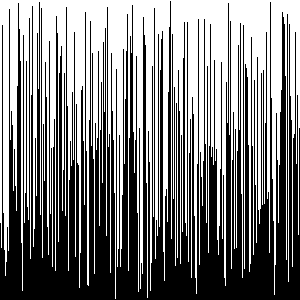
Frame 1 (no input)
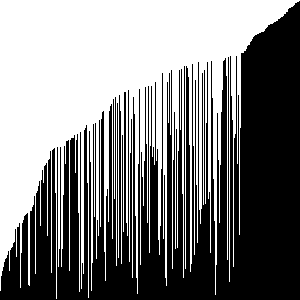
Frame 60 (the mouse pressed at the canvas centre just before this capture)
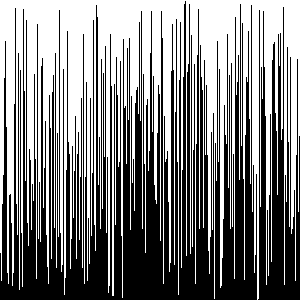
Frame 120 (the mouse held since frame 60 and released just before this capture)

The Processing sketch that drew these frames (run headless with seeded random() and noise(); from frame 60 on, the mouse is pressed at the canvas centre):

// Processing sketch: ProcessingArray
// ── ProcessingArray.pde
import java.util.Random;
//1. create an array of ints. don't initialize it yet.

int[] number;

void setup() {
  //2. set the size of your window
  
  size(300,300);
  
  //  if you are using Processing 3, you cannot use variables
  //  because the developers don't know how programming is supposed to work.

  //3. initialize your array with the built in width variable
  
  
  number = new int[width];
  
  //4. initialize the ints in the array with random numbers
  //   from 0 to the built in height variable

   Random random = new Random(); 
    
    for (int i = 0; i < height; i++) {
    
    number[i] = random.nextInt(height);
     
    }  

  //5. call the noStroke() method

  noStroke();

}

  void draw() {
    
  //6. set the background color with background(r, g, b);

  background(255);

  //7. set the color for your graph
  
  fill(0);

  //8. draw a rectangle for each int in your array.
  //   the x value will be the current index in the array
  //   the y value will the height variable
  //   the width is 1 (one)
  //   the height is negative the value of the element at the current index of the array


  for (int i = 0; i < number.length; i++) {
  
  rect(i,height,1,-number[i]);
 
  }
  //9. call the stepSort method
  
  stepSort(number);

  //10. extract the code that randomizes the array into a method.
  
  if(mousePressed){
  
  randomArray();
  
  }

  //11. call the method you made in step 10 when the mouse is pressed
  
  

}

void stepSort(int[] arr) {
  for (int i = 1; i < arr.length; i++) {
    if (arr[i - 1] > arr[i]) {
      int t = arr[i];
      arr[i] = arr[i - 1];
      arr[i - 1] = t;
    }
  }
}

void randomArray(){
  
  Random random = new Random(); 
    
    for (int i = 0; i < height; i++) {
    
    number[i] = random.nextInt(height);
     
    }  
 
}

 
